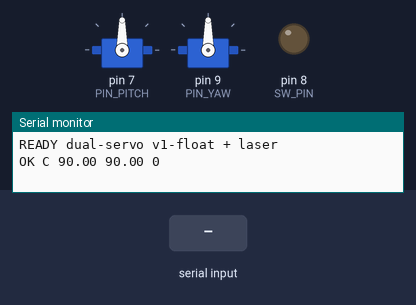
Bench run of a sketch on a simulated Arduino Uno, built with avr-gcc and run on an emulated ATmega328P. Parts: 2 × servo, output pins drawn as LEDs (lit = HIGH), the last lines printed to the serial monitor. The test bench sets the inputs (shaded band).

Above: at 1.5 s.
1.6 s: "B\n" received over Serial
At 2.4 s:
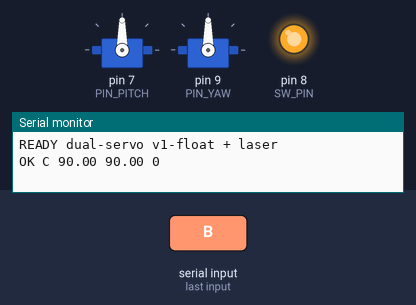
4.1 s: "P 45\n" received over Serial
At 4.9 s:
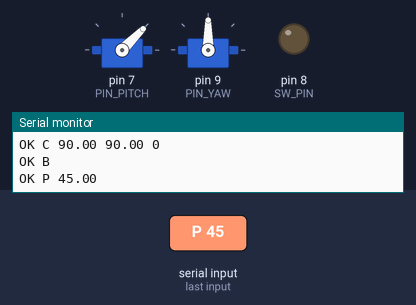
5.6 s: "Y 45\n" received over Serial
At 6.1 s:
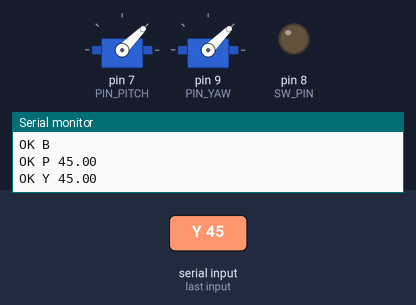
7.1 s: "P90\n" received over Serial
At 8.3 s:
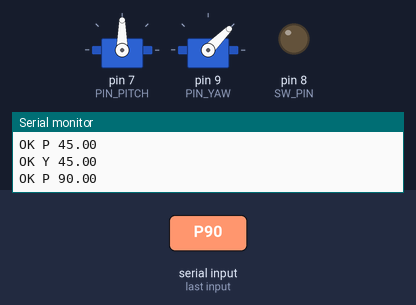
8.6 s: "B\n" received over Serial
At 9.4 s:
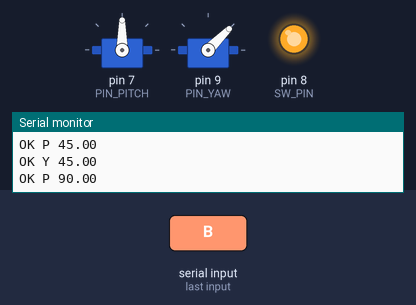
11.1 s: "Y90\n" received over Serial
At 11.4 s:
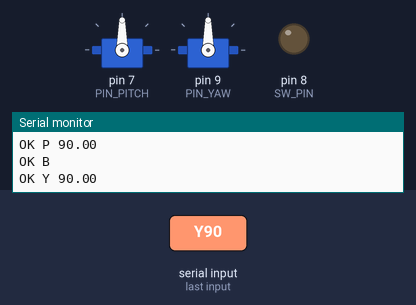
Timing chart, 0 to 13.6 s (numbered marks = the images above; inputs shaded):
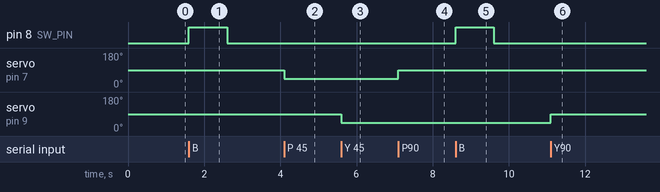

The sketch:

dual_servo_serial_float_decimal.ino
```cpp
// dual_servo_serial_float_decimal.ino
#include <Servo.h>
#include <stdlib.h>   // strtod
#include <ctype.h>    // toupper, tolower

// ─── Servo pins ───────────────────────────────────────────────────────────────
const uint8_t PIN_PITCH = 7;   // pitch 서보
const uint8_t PIN_YAW   = 9;   // yaw 서보

// ─── Laser (transistor / MOSFET gate) pin ────────────────────────────────────
const int SW_PIN = 8;          // 트랜지스터 베이스(또는 MOSFET 게이트)

// 필요 시 각도 보정(도 단위, 소수 허용)
float OFFSET_PITCH = 0.0f;
float OFFSET_YAW   = 0.0f;

// 물리적 한계(도 단위, 소수 허용)
const float MIN_ANG = 0.0f;
const float MAX_ANG = 180.0f;

// 펄스 폭(μs) 매핑 범위 (필요시 MG996R에 맞춰 보정 가능)
const int US_MIN = 544;    // 0°
const int US_MAX = 2400;   // 180°

Servo servoPitch, servoYaw;

// 서보에 실제 쓴 각도(도) — 오프셋/클램프 반영 후 값
float curPitch = 90.0f, curYaw = 90.0f;

// 레이저 상태
bool laserState = false;

// ─── Util: angle/servo helpers ───────────────────────────────────────────────
static inline float clampAngle(float a) {
  if (a < MIN_ANG) a = MIN_ANG;
  if (a > MAX_ANG) a = MAX_ANG;
  return a;
}

static inline int degToUs(float deg) {
  deg = clampAngle(deg);
  float t = deg / 180.0f;
  int us = (int)(US_MIN + (US_MAX - US_MIN) * t + 0.5f);
  return us;
}

void applyAngles(float p_logic, float y_logic) {
  float p_servo_deg = clampAngle(p_logic + OFFSET_PITCH);
  float y_servo_deg = clampAngle(y_logic + OFFSET_YAW);
  servoPitch.writeMicroseconds(degToUs(p_servo_deg));
  servoYaw.writeMicroseconds(degToUs(y_servo_deg));
  curPitch = p_servo_deg;
  curYaw   = y_servo_deg;
}

// ─── Laser helpers ───────────────────────────────────────────────────────────
void setLaser(bool on) {
  digitalWrite(SW_PIN, on ? HIGH : LOW);
  laserState = on;
}

void laserBlinkOnce(unsigned long onMs = 1000, unsigned long offMs = 1000) {
  setLaser(true);
  delay(onMs);
  setLaser(false);
  delay(offMs);
}

// ─── Parser helpers ──────────────────────────────────────────────────────────
// 공백을 건너뛰고 float 하나 파싱 (AVR에서 scanf %f 비권장 → strtod 사용)
static bool parseFloatAfter(const char* &s, float &out) {
  while (*s == ' ') s++;
  char* endp;
  double v = strtod(s, &endp); // AVR에서 double == float
  if (endp == s) return false;
  out = (float)v;
  s = endp;
  return true;
}

// 공백을 건너뛰고 bool 토큰 파싱 (true/false, on/off, high/low, 1/0)
static bool parseBoolAfter(const char* &s, bool &out) {
  while (*s == ' ') s++;
  if (*s == '\0') return false;

  // 숫자 1/0 빠른 처리
  if (*s == '1') { out = true;  s++; return true; }
  if (*s == '0') { out = false; s++; return true; }

  // 단어 토큰 읽기
  char buf[8]; // "false"도 충분
  int i = 0;
  while (*s && *s != ' ' && i < (int)(sizeof(buf)-1)) {
    buf[i++] = (char)tolower(*s++);
  }
  buf[i] = '\0';

  if (!i) return false;

  if (!strcmp(buf,"true") || !strcmp(buf,"t") || !strcmp(buf,"on")  || !strcmp(buf,"high")) { out = true;  return true; }
  if (!strcmp(buf,"false")|| !strcmp(buf,"f") || !strcmp(buf,"off") || !strcmp(buf,"low"))  { out = false; return true; }
  return false;
}

// ─── Arduino lifecycle ───────────────────────────────────────────────────────
void setup() {
  Serial.begin(115200);

  // Servo
  servoPitch.attach(PIN_PITCH);
  servoYaw.attach(PIN_YAW);
  delay(300);                // 전원 안정화
  applyAngles(90.0f, 90.0f); // 센터

  // Laser
  pinMode(SW_PIN, OUTPUT);
  setLaser(false);           // 부팅 시 기본 꺼짐

  Serial.println("READY dual-servo v1-float + laser");
  Serial.print("OK C ");
  Serial.print(curPitch, 2); Serial.print(' ');
  Serial.print(curYaw, 2);   Serial.print(' ');
  Serial.println(laserState ? 1 : 0);
}

void loop() {
  if (!Serial.available()) return;

  String line = Serial.readStringUntil('\n');
  line.trim();
  if (line.length() == 0) return;

  const char* s = line.c_str();
  char cmd = toupper(*s);
  s++; // 명령 문자 다음으로 이동

  if (cmd == 'S') {                     // 절대: 두 축 (S p y)
    float p, y;
    if (parseFloatAfter(s, p) && parseFloatAfter(s, y)) {
      applyAngles(p, y);
      Serial.print("OK S ");
      Serial.print(curPitch, 2); Serial.print(' ');
      Serial.println(curYaw, 2);
    } else {
      Serial.println("ERR S format");
    }
  }
  else if (cmd == 'P') {                // 절대: pitch만 (P p)
    float p;
    if (parseFloatAfter(s, p)) {
      float y_logic = curYaw - OFFSET_YAW;    // yaw 유지
      applyAngles(p, y_logic);
      Serial.print("OK P ");
      Serial.println(curPitch, 2);
    } else {
      Serial.println("ERR P format");
    }
  }
  else if (cmd == 'Y') {                // 절대: yaw만 (Y y)
    float y;
    if (parseFloatAfter(s, y)) {
      float p_logic = curPitch - OFFSET_PITCH; // pitch 유지
      applyAngles(p_logic, y);
      Serial.print("OK Y ");
      Serial.println(curYaw, 2);
    } else {
      Serial.println("ERR Y format");
    }
  }
  else if (cmd == 'C') {                // 센터
    applyAngles(90.0f, 90.0f);
    Serial.print("OK C ");
    Serial.print(curPitch, 2); Serial.print(' ');
    Serial.print(curYaw, 2);   Serial.print(' ');
    Serial.println(laserState ? 1 : 0);
  }
  else if (cmd == 'Q') {                // 상태 질의: pitch yaw laser
    Serial.print("STATE ");
    Serial.print(curPitch, 2); Serial.print(' ');
    Serial.print(curYaw, 2);   Serial.print(' ');
    Serial.println(laserState ? 1 : 0);
  }
  else if (cmd == 'L') {                // Laser on/off (L true|false / 1|0 / on|off)
    bool on;
    if (parseBoolAfter(s, on)) {
      setLaser(on);
      Serial.print("OK L ");
      Serial.println(laserState ? 1 : 0);
    } else {
      Serial.println("ERR L format");
    }
  }
  else if (cmd == 'B') {                // (옵션) 1회 깜빡임 테스트 (B [on_ms] [off_ms])
    // 인자가 없으면 1000/1000ms 사용
    float onMs = 1000, offMs = 1000;
    // 두 값 모두 존재할 때만 반영
    const char* s2 = s;
    float tmp1, tmp2;
    if (parseFloatAfter(s2, tmp1) && parseFloatAfter(s2, tmp2)) {
      onMs = tmp1; offMs = tmp2;
    }
    laserBlinkOnce((unsigned long)onMs, (unsigned long)offMs);
    Serial.println("OK B");
  }
  else {
    Serial.println("ERR unknown cmd");
  }
}
```

Measured:
- after the input at 1.6 s, pin 8 (SW_PIN): LOW → HIGH at once, → LOW 1.0 s later
- after the input at 4.1 s, servo on pin 7 (PIN_PITCH): 90° → 45° at once
- after the input at 5.6 s, servo on pin 9 (PIN_YAW): 90° → 45° at once
- after the input at 7.1 s, servo on pin 7 (PIN_PITCH): 45° → 90° at once
- after the input at 8.6 s, pin 8 (SW_PIN): LOW → HIGH at once, → LOW 1.0 s later
- after the input at 11.1 s, servo on pin 9 (PIN_YAW): 45° → 90° at once
